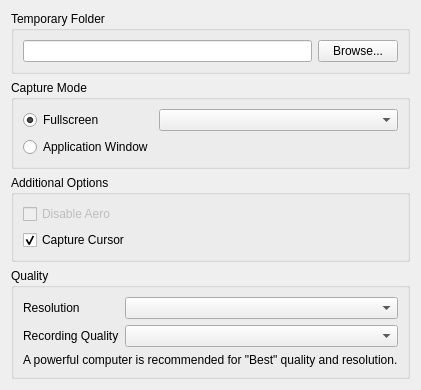
<?xml version="1.0" encoding="UTF-8"?>
<ui version="4.0">
 <class>RecordingSettings</class>
 <widget class="QWidget" name="RecordingSettings">
  <property name="geometry">
   <rect>
    <x>0</x>
    <y>0</y>
    <width>377</width>
    <height>373</height>
   </rect>
  </property>
  <layout class="QVBoxLayout" name="verticalLayout">
   <item>
    <widget class="QGroupBox" name="recordingFolderGroupBox">
     <property name="title">
      <string>Temporary Folder</string>
     </property>
     <property name="flat">
      <bool>true</bool>
     </property>
     <layout class="QHBoxLayout" name="horizontalLayout_6">
      <item>
       <widget class="QLineEdit" name="recordingFolderLineEdit">
        <property name="readOnly">
         <bool>true</bool>
        </property>
       </widget>
      </item>
      <item>
       <widget class="QPushButton" name="browseRecordingFolderButton">
        <property name="sizePolicy">
         <sizepolicy hsizetype="Fixed" vsizetype="Fixed">
          <horstretch>0</horstretch>
          <verstretch>0</verstretch>
         </sizepolicy>
        </property>
        <property name="text">
         <string>Browse...</string>
        </property>
       </widget>
      </item>
     </layout>
    </widget>
   </item>
   <item>
    <widget class="QGroupBox" name="captureModeGroupBox">
     <property name="title">
      <string>Capture Mode</string>
     </property>
     <property name="flat">
      <bool>true</bool>
     </property>
     <layout class="QGridLayout" name="gridLayout" columnstretch="0,1">
      <item row="0" column="0">
       <widget class="QRadioButton" name="fullscreenButton">
        <property name="toolTip">
         <string comment="Grabs video from entire screen"/>
        </property>
        <property name="statusTip">
         <string/>
        </property>
        <property name="text">
         <string>Fullscreen</string>
        </property>
        <property name="checked">
         <bool>true</bool>
        </property>
       </widget>
      </item>
      <item row="1" column="0">
       <widget class="QRadioButton" name="windowButton">
        <property name="toolTip">
         <string comment="Grabs Eve window"/>
        </property>
        <property name="text">
         <string>Application Window</string>
        </property>
       </widget>
      </item>
      <item row="0" column="1">
       <widget class="QComboBox" name="screenComboBox"/>
      </item>
     </layout>
    </widget>
   </item>
   <item>
    <widget class="QGroupBox" name="additionalGroupBox">
     <property name="title">
      <string>Additional Options</string>
     </property>
     <property name="flat">
      <bool>true</bool>
     </property>
     <layout class="QVBoxLayout" name="verticalLayout_3">
      <item>
       <widget class="QCheckBox" name="disableAeroCheckBox">
        <property name="enabled">
         <bool>false</bool>
        </property>
        <property name="text">
         <string>Disable Aero</string>
        </property>
       </widget>
      </item>
      <item>
       <widget class="QCheckBox" name="captureCursorCheckBox">
        <property name="text">
         <string>Capture Cursor</string>
        </property>
        <property name="checked">
         <bool>true</bool>
        </property>
       </widget>
      </item>
     </layout>
    </widget>
   </item>
   <item>
    <widget class="QGroupBox" name="qualityGroupBox">
     <property name="title">
      <string>Quality</string>
     </property>
     <property name="flat">
      <bool>true</bool>
     </property>
     <layout class="QFormLayout" name="formLayout_2">
      <property name="fieldGrowthPolicy">
       <enum>QFormLayout::AllNonFixedFieldsGrow</enum>
      </property>
      <item row="0" column="0">
       <widget class="QLabel" name="resoulitionLabel">
        <property name="text">
         <string>Resolution</string>
        </property>
        <property name="alignment">
         <set>Qt::AlignLeading|Qt::AlignLeft|Qt::AlignVCenter</set>
        </property>
       </widget>
      </item>
      <item row="0" column="1">
       <widget class="QComboBox" name="resolutionComboBox"/>
      </item>
      <item row="1" column="0">
       <widget class="QLabel" name="qualityLabel">
        <property name="text">
         <string>Recording Quality</string>
        </property>
        <property name="alignment">
         <set>Qt::AlignLeading|Qt::AlignLeft|Qt::AlignVCenter</set>
        </property>
       </widget>
      </item>
      <item row="1" column="1">
       <widget class="QComboBox" name="qualityComboBox"/>
      </item>
      <item row="2" column="0" colspan="2">
       <widget class="QLabel" name="recordingWarningLabel">
        <property name="text">
         <string>A powerful computer is recommended for &quot;Best&quot; quality and resolution.</string>
        </property>
       </widget>
      </item>
     </layout>
    </widget>
   </item>
   <item>
    <spacer name="verticalSpacer">
     <property name="orientation">
      <enum>Qt::Vertical</enum>
     </property>
     <property name="sizeHint" stdset="0">
      <size>
       <width>20</width>
       <height>40</height>
      </size>
     </property>
    </spacer>
   </item>
  </layout>
 </widget>
 <resources/>
 <connections/>
</ui>
